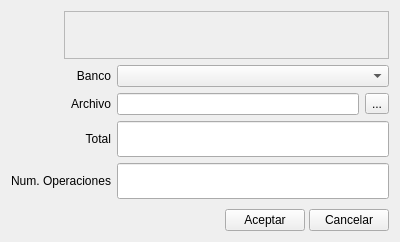
<?xml version="1.0" encoding="UTF-8"?>
<ui version="4.0">
 <class>Q34Base</class>
 <widget class="QWidget" name="Q34Base">
  <property name="geometry">
   <rect>
    <x>0</x>
    <y>0</y>
    <width>400</width>
    <height>242</height>
   </rect>
  </property>
  <property name="windowTitle">
   <string>Generacion Q34</string>
  </property>
  <property name="windowIcon">
   <iconset>
    <normaloff>q34.png</normaloff>q34.png</iconset>
  </property>
  <layout class="QGridLayout" name="gridLayout">
   <item row="0" column="0" colspan="5">
    <layout class="QHBoxLayout">
     <property name="spacing">
      <number>5</number>
     </property>
     <property name="margin">
      <number>0</number>
     </property>
     <item>
      <widget class="QLabel" name="label_5">
       <property name="minimumSize">
        <size>
         <width>48</width>
         <height>48</height>
        </size>
       </property>
       <property name="maximumSize">
        <size>
         <width>48</width>
         <height>48</height>
        </size>
       </property>
       <property name="pixmap">
        <pixmap>q34.png</pixmap>
       </property>
       <property name="scaledContents">
        <bool>true</bool>
       </property>
      </widget>
     </item>
     <item>
      <widget class="QFrame" name="frame">
       <property name="frameShape">
        <enum>QFrame::StyledPanel</enum>
       </property>
       <property name="frameShadow">
        <enum>QFrame::Raised</enum>
       </property>
       <layout class="QGridLayout">
        <property name="margin">
         <number>5</number>
        </property>
        <property name="spacing">
         <number>5</number>
        </property>
        <item row="0" column="3">
         <spacer>
          <property name="orientation">
           <enum>Qt::Horizontal</enum>
          </property>
          <property name="sizeType">
           <enum>QSizePolicy::Expanding</enum>
          </property>
          <property name="sizeHint" stdset="0">
           <size>
            <width>291</width>
            <height>31</height>
           </size>
          </property>
         </spacer>
        </item>
       </layout>
      </widget>
     </item>
    </layout>
   </item>
   <item row="1" column="0" colspan="3">
    <widget class="QLabel" name="label">
     <property name="text">
      <string>Banco</string>
     </property>
     <property name="alignment">
      <set>Qt::AlignRight|Qt::AlignTrailing|Qt::AlignVCenter</set>
     </property>
    </widget>
   </item>
   <item row="1" column="3" colspan="2">
    <widget class="BfBuscarBanco" name="mui_idbanco"/>
   </item>
   <item row="2" column="0" colspan="3">
    <widget class="QLabel" name="label_2">
     <property name="text">
      <string>Archivo</string>
     </property>
     <property name="alignment">
      <set>Qt::AlignRight|Qt::AlignTrailing|Qt::AlignVCenter</set>
     </property>
    </widget>
   </item>
   <item row="2" column="3">
    <widget class="QLineEdit" name="mui_archivo"/>
   </item>
   <item row="2" column="4">
    <widget class="QToolButton" name="mui_buscararchivo">
     <property name="text">
      <string>...</string>
     </property>
    </widget>
   </item>
   <item row="3" column="0" colspan="3">
    <widget class="QLabel" name="label_3">
     <property name="text">
      <string>Total</string>
     </property>
     <property name="alignment">
      <set>Qt::AlignRight|Qt::AlignTrailing|Qt::AlignVCenter</set>
     </property>
    </widget>
   </item>
   <item row="3" column="3" colspan="2">
    <widget class="QLineEdit" name="mui_total">
     <property name="font">
      <font>
       <pointsize>18</pointsize>
       <weight>75</weight>
       <bold>true</bold>
      </font>
     </property>
     <property name="alignment">
      <set>Qt::AlignRight|Qt::AlignTrailing|Qt::AlignVCenter</set>
     </property>
     <property name="readOnly">
      <bool>true</bool>
     </property>
    </widget>
   </item>
   <item row="4" column="0" colspan="3">
    <widget class="QLabel" name="label_4">
     <property name="text">
      <string>Num. Operaciones</string>
     </property>
     <property name="alignment">
      <set>Qt::AlignRight|Qt::AlignTrailing|Qt::AlignVCenter</set>
     </property>
    </widget>
   </item>
   <item row="4" column="3" colspan="2">
    <widget class="QLineEdit" name="mui_numop">
     <property name="font">
      <font>
       <pointsize>18</pointsize>
       <weight>75</weight>
       <bold>true</bold>
      </font>
     </property>
     <property name="alignment">
      <set>Qt::AlignRight|Qt::AlignTrailing|Qt::AlignVCenter</set>
     </property>
     <property name="readOnly">
      <bool>true</bool>
     </property>
    </widget>
   </item>
   <item row="5" column="0">
    <spacer>
     <property name="orientation">
      <enum>Qt::Vertical</enum>
     </property>
     <property name="sizeHint" stdset="0">
      <size>
       <width>20</width>
       <height>40</height>
      </size>
     </property>
    </spacer>
   </item>
   <item row="6" column="0" colspan="5">
    <layout class="QHBoxLayout">
     <property name="spacing">
      <number>4</number>
     </property>
     <property name="margin">
      <number>0</number>
     </property>
     <item>
      <spacer>
       <property name="orientation">
        <enum>Qt::Horizontal</enum>
       </property>
       <property name="sizeHint" stdset="0">
        <size>
         <width>40</width>
         <height>20</height>
        </size>
       </property>
      </spacer>
     </item>
     <item>
      <widget class="QPushButton" name="mui_aceptar">
       <property name="text">
        <string>Aceptar</string>
       </property>
      </widget>
     </item>
     <item>
      <widget class="QPushButton" name="mui_cancelar">
       <property name="text">
        <string>Cancelar</string>
       </property>
      </widget>
     </item>
    </layout>
   </item>
  </layout>
 </widget>
 <customwidgets>
  <customwidget>
   <class>BfBuscarBanco</class>
   <extends>QComboBox</extends>
   <header>bfbuscarbanco.h</header>
  </customwidget>
 </customwidgets>
 <resources>
  <include location="../../../bulmages.qrc"/>
 </resources>
 <connections/>
</ui>
